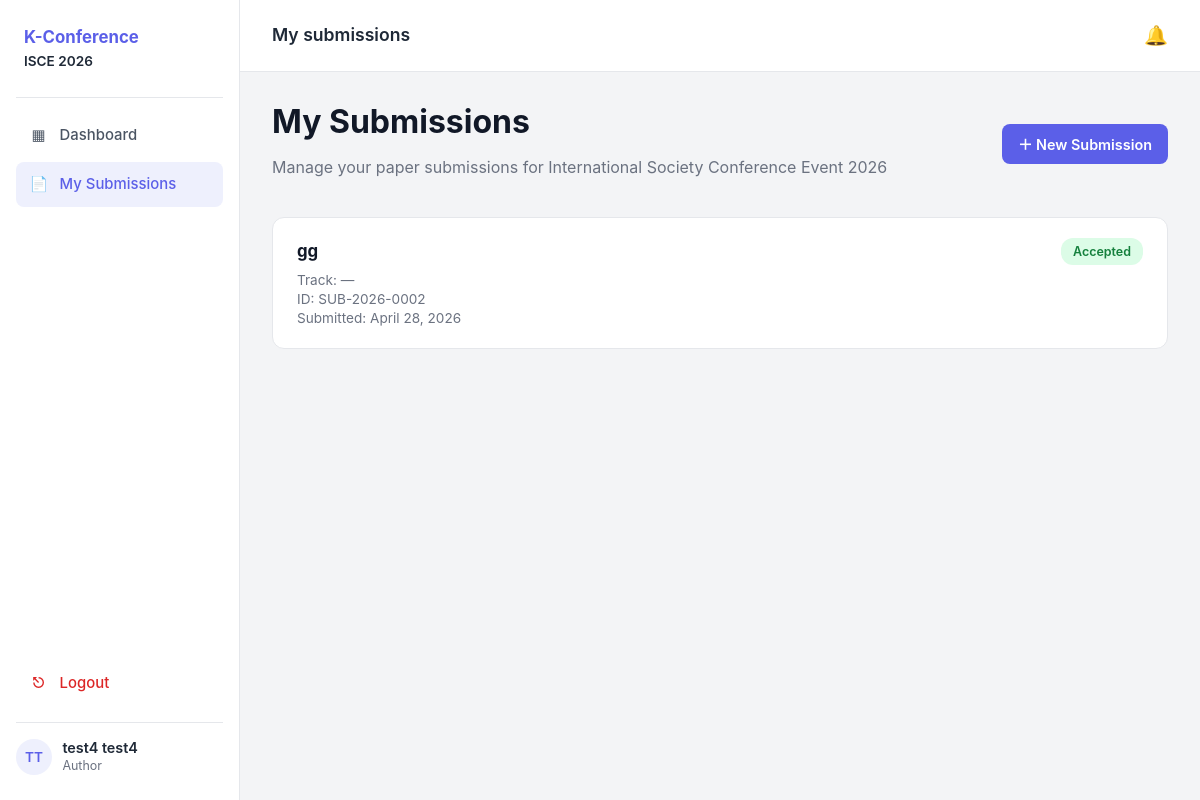
The app's page /submissions/mine/ (signed in), older data.
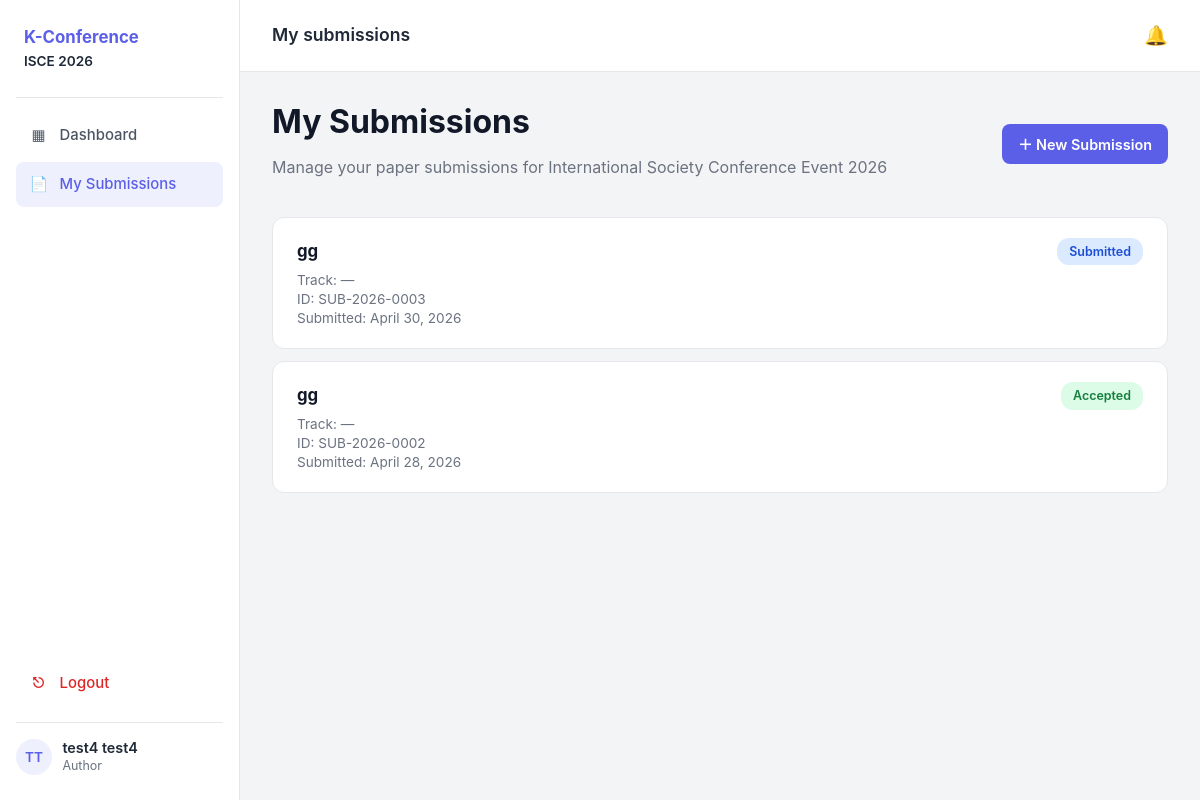
The same page, newer data.
### submissions/models.py (models this page shows, shortened)
class Submission(models.Model):
    STATUS_DRAFT = 'draft'
    STATUS_SUBMITTED = 'submitted'
    STATUS_UNDER_REVIEW = 'under_review'
    STATUS_ACCEPTED = 'accepted'
    STATUS_REJECTED = 'rejected'
    STATUS_WITHDRAWN = 'withdrawn'
    STATUS_CHOICES = [
        (STATUS_DRAFT,        'Draft'),
        (STATUS_SUBMITTED,    'Submitted'),
        (STATUS_UNDER_REVIEW, 'Under Review'),
        (STATUS_ACCEPTED,     'Accepted'),
        (STATUS_REJECTED,     'Rejected'),
        (STATUS_WITHDRAWN,    'Withdrawn'),
    ]
    conference = models.ForeignKey(
        Conference, on_delete=models.CASCADE, related_name='submissions',
    )
    track = models.ForeignKey(
        Track, on_delete=models.SET_NULL, null=True, blank=True,
        related_name='submissions',
    )
    author = models.ForeignKey(
        User, on_delete=models.CASCADE, related_name='submissions',
    )
    title = models.CharField(max_length=300)
    abstract = models.TextField(
        help_text='Short summary of the paper (max 300 words recommended).',
    )
    keywords = models.CharField(
        max_length=300, blank=True,
        help_text='Comma-separated. e.g. "machine learning, healthcare, privacy".',
    )
    co_authors = models.TextField(
        blank=True,
        help_text='One per line: full name, email, affiliation.',
    )
    status = models.CharField(
        max_length=20, choices=STATUS_CHOICES, default=STATUS_DRAFT,
    )
    submission_id_code = models.CharField(
        max_length=30, blank=True,
        help_text='Public ID shown to authors and reviewers, e.g. SUB-2026-0042.',
    )
    submitted_at = models.DateTimeField(null=True, blank=True)
    decision_at = models.DateTimeField(null=True, blank=True)
    decision_notes = models.TextField(blank=True)
    created_at = models.DateTimeField(auto_now_add=True)
    updated_at = models.DateTimeField(auto_now=True)
    class Meta:
        ordering = ['-created_at']

### submissions/views.py (the view)
# urls.py: path('mine/',                      views.my_submissions,        name='my_submissions'),
@login_required
def my_submissions(request):
    submissions = Submission.objects.filter(
        author=request.user
    ).select_related('conference', 'track')
    role = request.user.profile.role
    return render(request, 'submissions/my_submissions.html', {
        'submissions': submissions,
        'role': role,
    })

### submissions/templates/submissions/my_submissions.html (shortened to what this page needs)
{% extends 'app_base.html' %}
{% block topbar_title %}My submissions{% endblock %}
{% block sidebar_nav %}
    {% include 'partials/sidebar_author.html' with active='submissions' %}
{% endblock %}
{% block content %}
<section class="page-head">
    <div>
        <h1>My Submissions</h1>
        <p class="muted">Manage your paper submissions for International Society Conference Event 2026</p>
    </div>
    <a href="{% url 'submissions:create' %}" class="btn-primary inline">＋ New Submission</a>
</section>
{% if submissions %}
    <div class="submission-list">
        {% for s in submissions %}
        <a href="{% url 'submissions:detail' s.pk %}" class="submission-card">
            <div class="submission-card-main">
                <h3>{{ s.title }}</h3>
                <p class="muted small">Track: {{ s.track.name|default:"—" }}</p>
                <p class="muted small">ID: {{ s.submission_id_code|default:"—" }}</p>
                <p class="muted small">Submitted: {{ s.submitted_at|date:"F j, Y"|default:"Not yet submitted" }}</p>
            </div>
            <span class="status-pill status-{{ s.status }}">{{ s.get_status_display }}</span>
        </a>
        {% endfor %}
    </div>
{% else %}
    <div class="empty-card">
        <h2>No submissions yet</h2>
        <p>Get started by submitting your first paper.</p>
        <a href="{% url 'submissions:create' %}" class="btn-primary inline">＋ New Submission</a>
    </div>
{% endif %}
{% endblock %}

Row changes from the older to the newer data that the page shows:
added Submission: title "gg", track.name "—", submission_id_code "SUB-2026-0003", submitted_at "April 30, 2026", status "Submitted"
